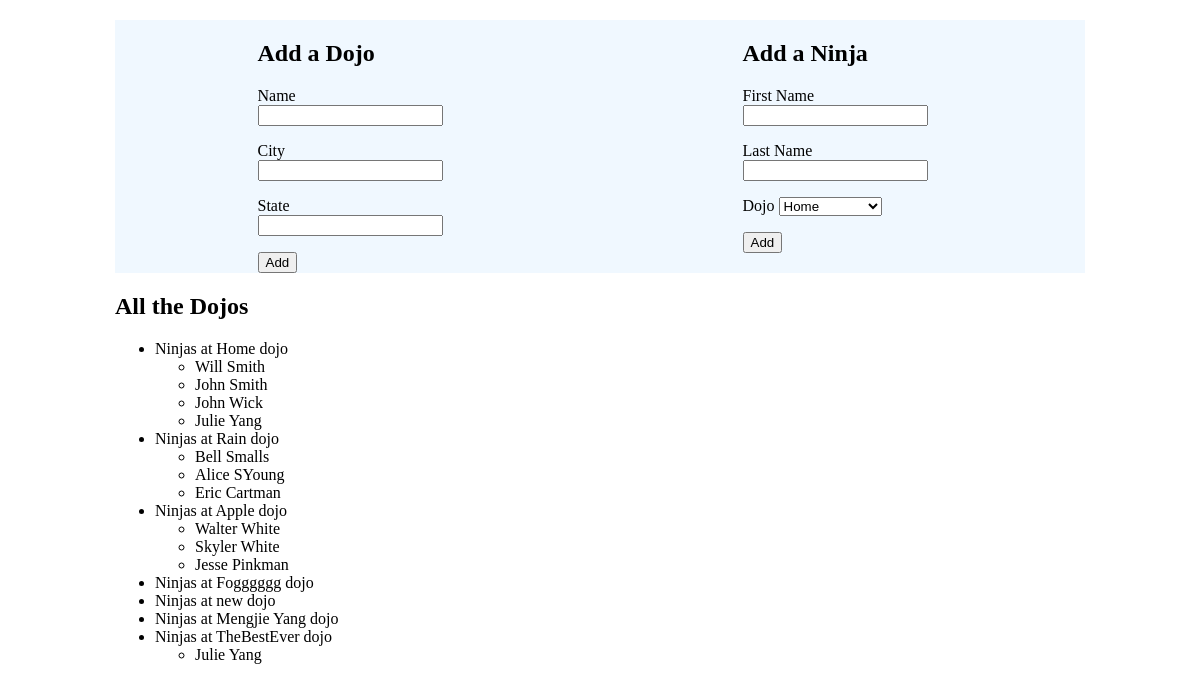
The page / on the database its author committed.
### dojo_ninjas_app/models.py (models this page shows)
class Dojo(models.Model):
    name=models.CharField(max_length=255)
    city=models.CharField(max_length=255)
    state=models.CharField(max_length=2)
    desc=models.TextField()
    created_at=models.DateTimeField(auto_now_add=True)
    updated_at=models.DateTimeField(auto_now=True)

class Ninja(models.Model):
    dojo=models.ForeignKey(Dojo, related_name="ninjas", on_delete = models.CASCADE)
    first_name=models.CharField(max_length=255)
    last_name=models.CharField(max_length=255)
    created_at=models.DateTimeField(auto_now_add=True)
    updated_at=models.DateTimeField(auto_now=True)

### dojo_ninjas_app/views.py (the view)
# urls.py: path('', views.home),
def home(request):
    context={
        "all_the_dojos":Dojo.objects.all(),
        "all_the_ninjas":Ninja.objects.all()
    }
    return render(request, 'index.html',context)

### dojo_ninjas_app/templates/index.html (shortened to what this page needs)
<!DOCTYPE html>
<html lang="en">
<head>
    {% load static %}
    <link rel="stylesheet" href="{% static 'css/style.css' %}">
</head>
<body>
    <div id="wrapper">
        <div class="forms">
            <form action="/new_dojo" method="post"><h2>Add a Dojo</h2>
                <p><label for="name">Name</label>
                <input type="text" name="name"></p>
                <p><label for="city">City</label>
                <input type="text" name="city"></p>
                <p><label for="state">State</label>
                <input type="text" name="state"></p>
                <button>Add</button>
            </form>
        </div>
        <div class="forms">
            <form action="/new_ninja" method="post"><h2>Add a Ninja</h2>
                <p><label for="first_name">First Name</label>
                <input type="text" name="first_name"></p>
                <p><label for="last_name">Last Name</label>
                <input type="text" name="last_name"></p>
                <p><label for="dojo">Dojo</label>
                <select name="dojo" id="dojo">
                    {% for dojo in all_the_dojos %}
                        <option name="dojo">{{dojo.name}}</option>
                    {% endfor %}
                </select></p>
                <button>Add</button>
            </form>
        </div>
    </div>
    <div id="list">
        <h2>All the Dojos</h2>
        <ul>
            {% for dojo in all_the_dojos%}
            <li>Ninjas at {{dojo.name}} dojo
                <ul>
                    {% for ninja in dojo.ninjas.all %}
                    <li>{{ninja.first_name}} {{ninja.last_name}}</li>
                    {% endfor %}
                </ul>
            </li>
            {% endfor %}
        </ul>
    </div>
</body>
</html>

### dojo_ninjas_app/static/css/style.css (style rules this page uses)
#wrapper { width:970px; margin: 20px auto; background-color: aliceblue; display:flex; justify-content: space-around; }
.forms { width: 200px; }
#list { width: 970px; margin: 20px auto; justify-content: center; }

### rows shown on the page
Dojo: name "Home"
Ninja: first_name "Will", last_name "Smith"
Ninja: first_name "John", last_name "Smith"
Ninja: first_name "John", last_name "Wick"
Ninja: first_name "Julie", last_name "Yang"
Dojo: name "Rain"
Ninja: first_name "Bell", last_name "Smalls"
Ninja: first_name "Alice", last_name "SYoung"
Ninja: first_name "Eric", last_name "Cartman"
Dojo: name "Apple"
Ninja: first_name "Walter", last_name "White"
Ninja: first_name "Skyler", last_name "White"
Ninja: first_name "Jesse", last_name "Pinkman"
Dojo: name "Fogggggg"
Dojo: name "new"
Dojo: name "Mengjie Yang"
Dojo: name "TheBestEver"
Ninja: first_name "Julie", last_name "Yang"

### other values the page prints
form field dojo "Home"
